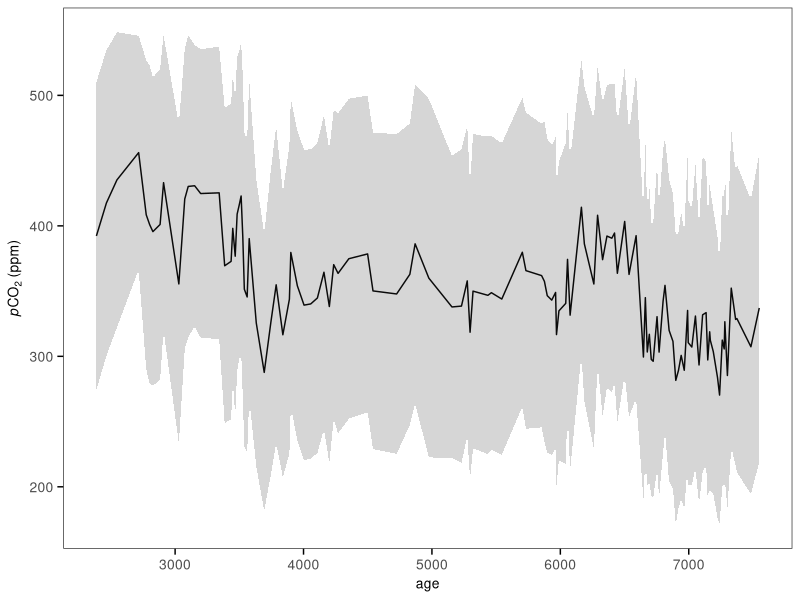
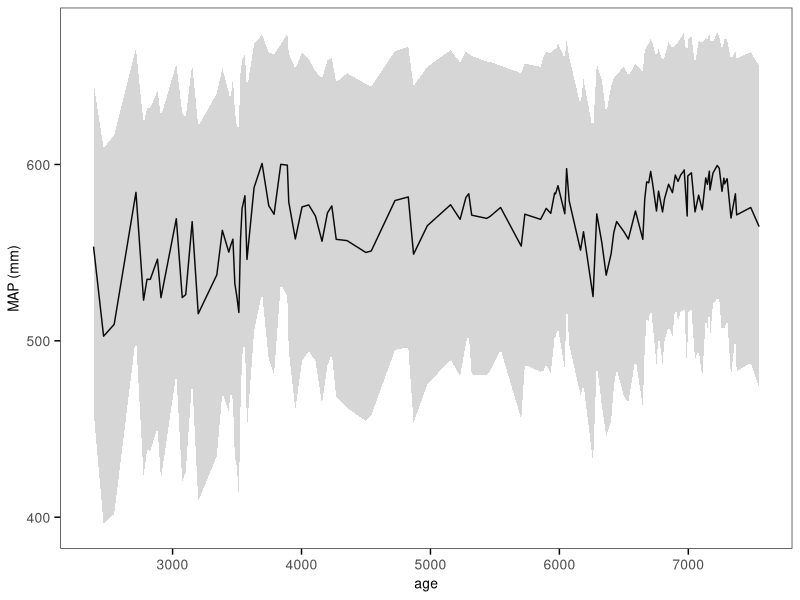
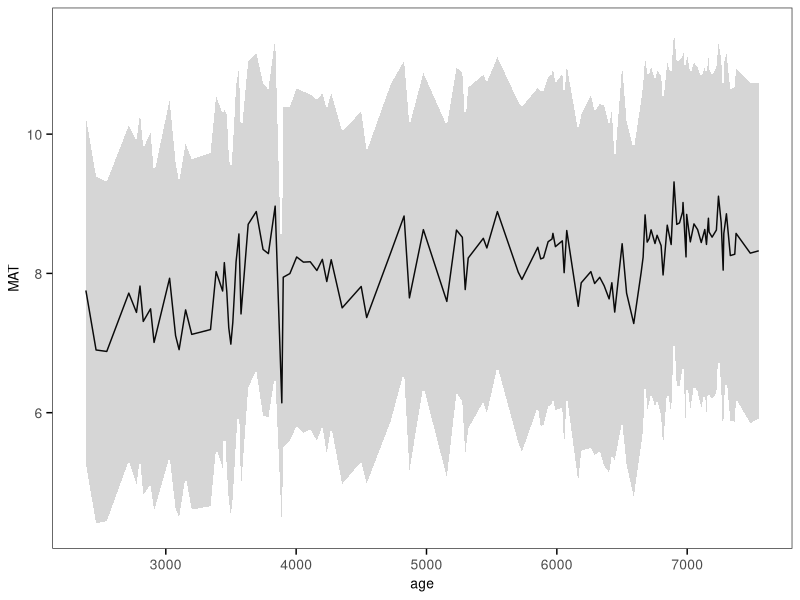

Write R code to recreate these figures, in order.
## ---- chunk 1
library(tidyverse)
input <- read.csv("data/Jiaxian.csv") %>% drop_na(age)
post.mean <- read.csv("data/MCMC_mean.csv")
post.sd <- read.csv("data/MCMC_sd.csv")

theme <- theme(axis.text.x = element_text(margin = margin(t = 0.1, unit = "cm")),
               axis.text.y = element_text(margin = margin(r = 0.1, unit = "cm")),
               axis.ticks.length=unit(0.15, "cm"),
               axis.ticks = element_line(colour = "black"),
               text = element_text(size = 8),
               axis.title = element_text(size = 10), 
               axis.text = element_text(size = 10),
               panel.grid.minor = element_blank(),
               panel.grid.major = element_blank())
## ---- chunk 2
post.CO2 <- as.data.frame(cbind(input$age, post.mean$pCO2, post.sd$pCO2))
names(post.CO2) <- c("age", "CO2", "sd")
p1 <- ggplot(post.CO2, aes(x = age, y = CO2)) +
  geom_line() +
  geom_ribbon(aes(ymin = CO2 - sd, ymax = CO2 + sd), alpha = 0.2) +
  theme_bw() + theme +
  ylab(expression(italic(p)*"CO"[2]*" (ppm)"))
p1
## ---- chunk 3
post.MAP <- as.data.frame(cbind(input$age, post.mean$MAP, post.sd$MAP))
names(post.MAP) <- c("age", "MAP", "sd")
p2 <- ggplot(post.MAP, aes(x = age, y = MAP)) +
  geom_line() +
  geom_ribbon(aes(ymin = MAP - sd, ymax = MAP + sd), alpha = 0.2) +
  theme_bw() + theme +
  ylab("MAP (mm)")
p2
## ---- chunk 4
post.MAT <- as.data.frame(cbind(input$age, post.mean$MAT, post.sd$MAT))
names(post.MAT) <- c("age", "MAT", "sd")
p3 <- ggplot(post.MAT, aes(x = age, y = MAT)) +
  geom_line() +
  geom_ribbon(aes(ymin = MAT - sd, ymax = MAT + sd), alpha = 0.2) +
  theme_bw() + theme +
  ylab("MAT")
p3
